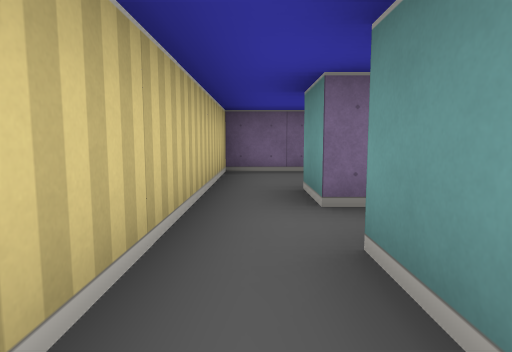
view 1 (above)

18 first-person views from a walk through a cub3D maze. The camera is about half as high as the walls, tilts 6° down and sees 75° across. The floor is counted in squares. Each view is taken from the middle of a square. On the plan, view 1 faces up. The plan holds only what a view shows up to about 9 squares ahead; the rest is blank.

view 2
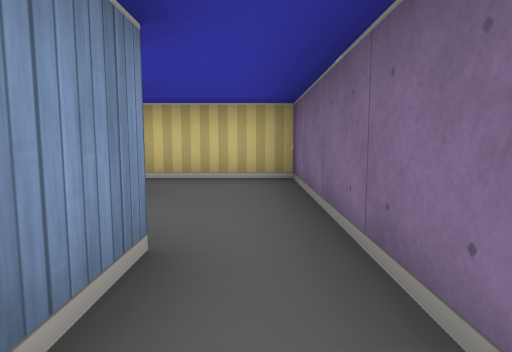

view 3
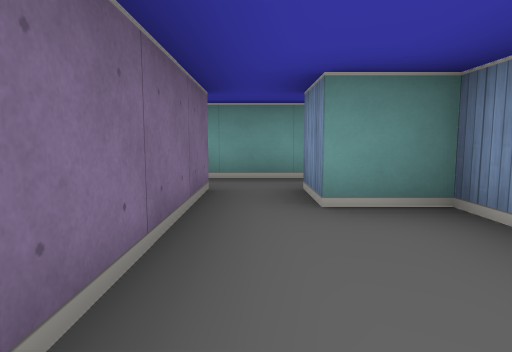

view 4
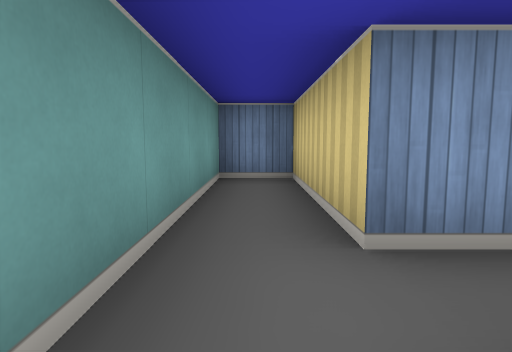

view 5
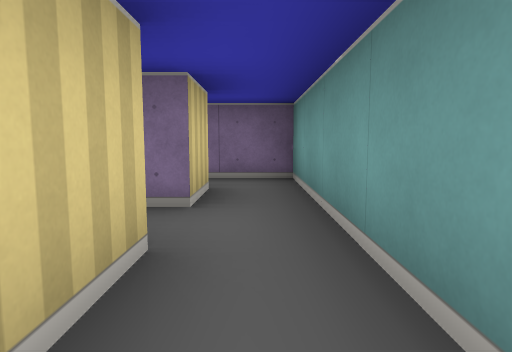

view 6
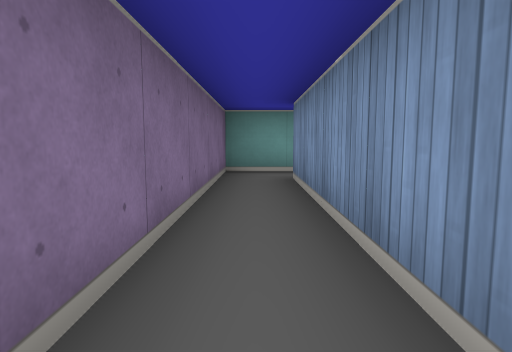

view 7
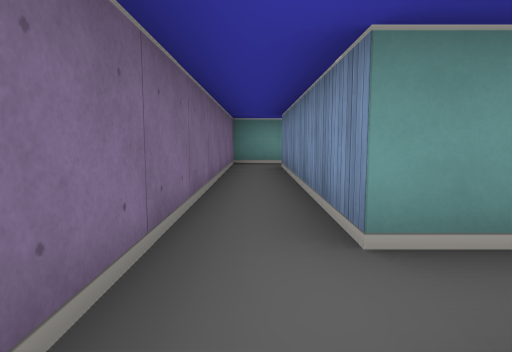

view 8
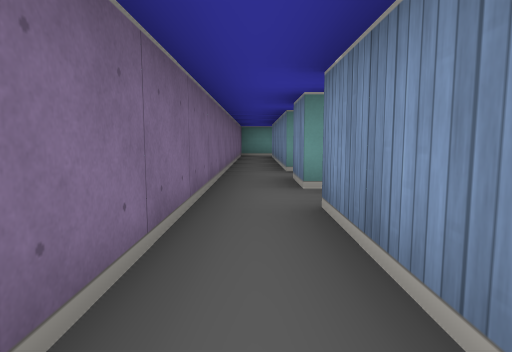

view 9
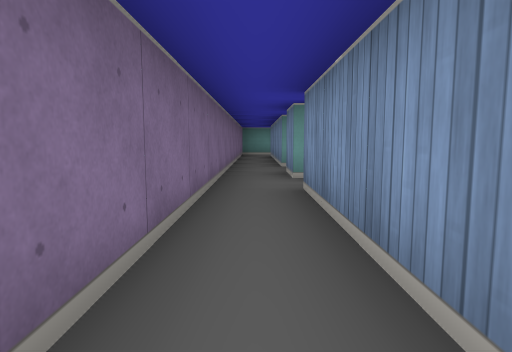

view 10
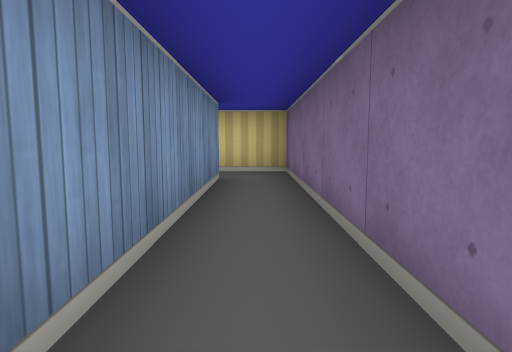

view 11
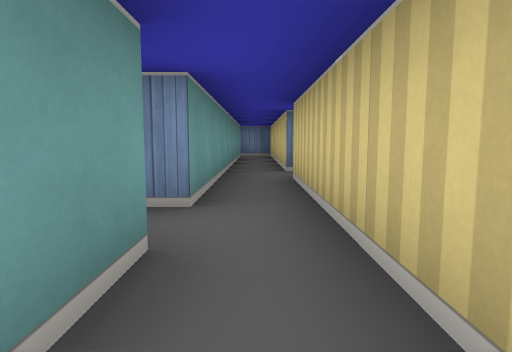

view 12
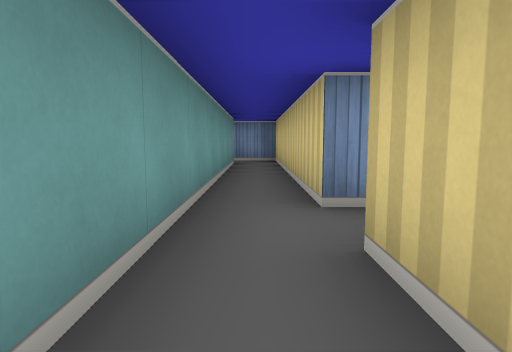

view 13
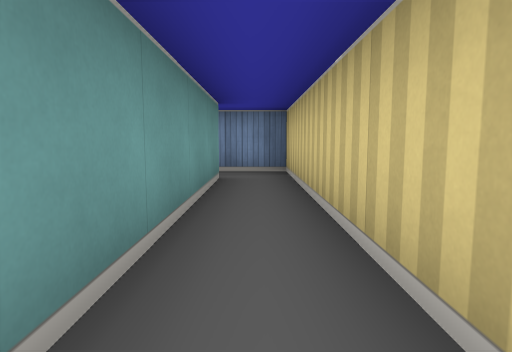

view 14
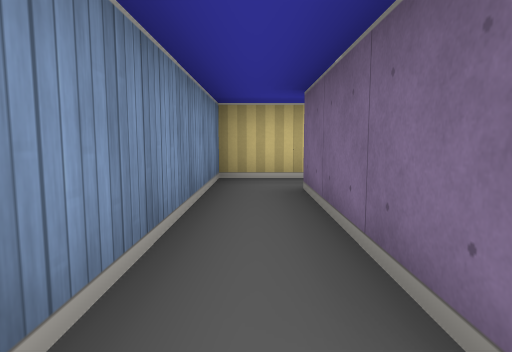

view 15
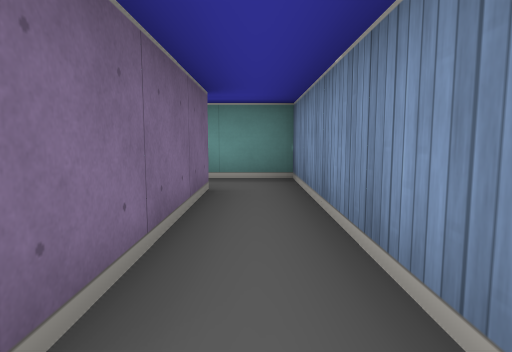

view 16
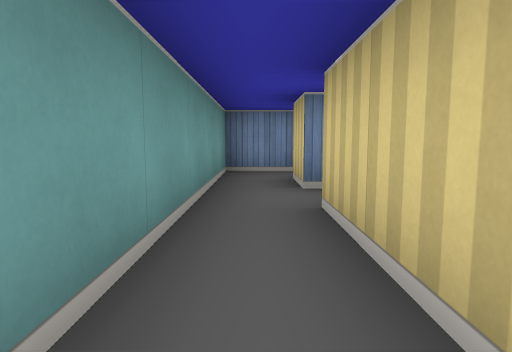

view 17
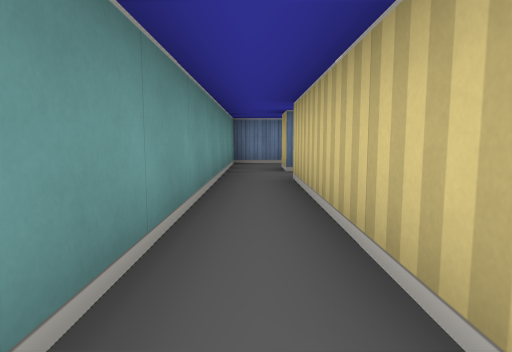

view 18
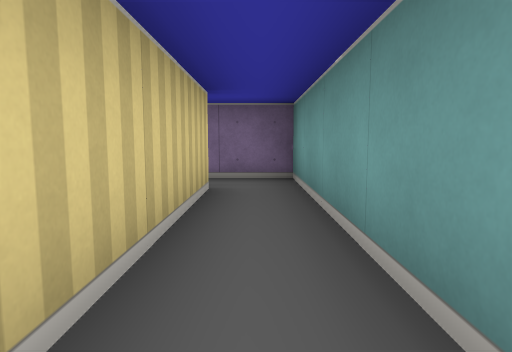

### Floor plan
Points are (right, up) in squares from view 1. A wall is a line through its corners. A room is listed if a view was taken in it or the views show most of it. See-through windows are left out.
Room 1 (views 1, 12)
walls: (0.5, 2.5) (0.5, 3.5); (-0.5, 3.5) (-0.5, -0.5); (0.5, -0.5) (0.5, 1.5) (0.9, 1.5)
ways out: opening at (0, 3) to room 3; opening at (0, 0.5) to room 6
Room 2 (views 2, 5)
walls: (3.5, 4.5) (3.5, 1.5) (4.5, 1.5) (4.5, 5.5)
ways out: opening at (3, 5) to room 3; opening at (4, 6) to room 4
Room 3 (views 3, 11)
walls: (1.9, 3.5) (2.5, 3.5) (2.5, 4.5) (3.5, 4.5); (3.5, 5.5) (-0.5, 5.5) (-0.5, 3.5)
ways out: opening at (0, 3) to room 1; opening at (3, 5) to room 2
Room 4 (views 4, 6)
walls: (-1.5, 6.5) (3.5, 6.5) (3.5, 5.5); (4.5, 5.5) (4.5, 7.5) (-2.5, 7.5)
ways out: opening at (4, 6) to room 2; opening at (-3, 7) to room 5; opening at (-2, 6)
Room 5 (views 7, 8, 9, 10)
walls: (-3.5, 6.5) (-2.5, 6.5); (-9.5, 6.5) (-4.5, 6.5); (-2.5, 7.5) (-10.5, 7.5) (-10.5, 6.4)
ways out: opening at (-3, 7) to room 4; opening at (-10, 6)
Room 6 (views 13, 14, 15)
walls: (-0.5, -1.5) (-0.5, -7.5) (4.5, -7.5) (4.5, -5.5); (3.5, -5.5) (3.5, -6.5) (0.5, -6.5) (0.5, -0.5)
ways out: opening at (0, 0.5) to room 1; opening at (4, -6) to room 7; opening at (-1, -1)
Room 7 (views 16, 17, 18)
walls: (3.5, -0.5) (3.5, -4.5); (4.5, -5.5) (4.5, 0.5) (3.2, 0.5)
ways out: opening at (4, -6) to room 6; opening at (3, -5); opening at (3, 0)

Positions as (right, up) in squares from view 1, and headings:
1: (0, 0), facing up
2: (4, 5), facing left
3: (0, 5), facing right
4: (4, 6), facing down
5: (4, 3), facing up
6: (-1, 7), facing right
7: (-3, 7), facing right
8: (-7, 7), facing right
9: (-8, 7), facing right
10: (-5, 7), facing left
11: (0, 4), facing down
12: (0, 1), facing down
13: (0, -2), facing down
14: (4, -7), facing left
15: (0, -7), facing right
16: (4, -2), facing down
17: (4, 0), facing down
18: (4, -4), facing up
